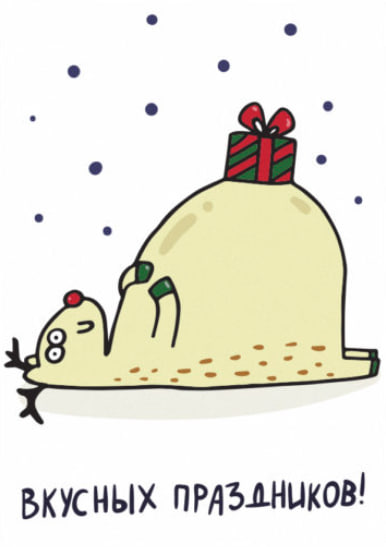
#> input picture otk.jpg, 386 x 547 px
$ python task_1.py
#> lines starting #> are read from the running program, lines starting #| are printed output that depends on the picture
from PIL import Image

img = Image.open("otk.jpg")
#> img is the input picture: PIL image 386x547 RGB; mean R, G, B 234.1, 232.1, 221.5
width, height = img.size
#> width = 386; height = 547
cropped = img.crop((20, height - 100, width - 10, height))
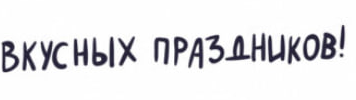
#> cropped: PIL image 356x100 RGB; mean R, G, B 230.1, 229.8, 232
cropped.save("otk_new.jpg")
